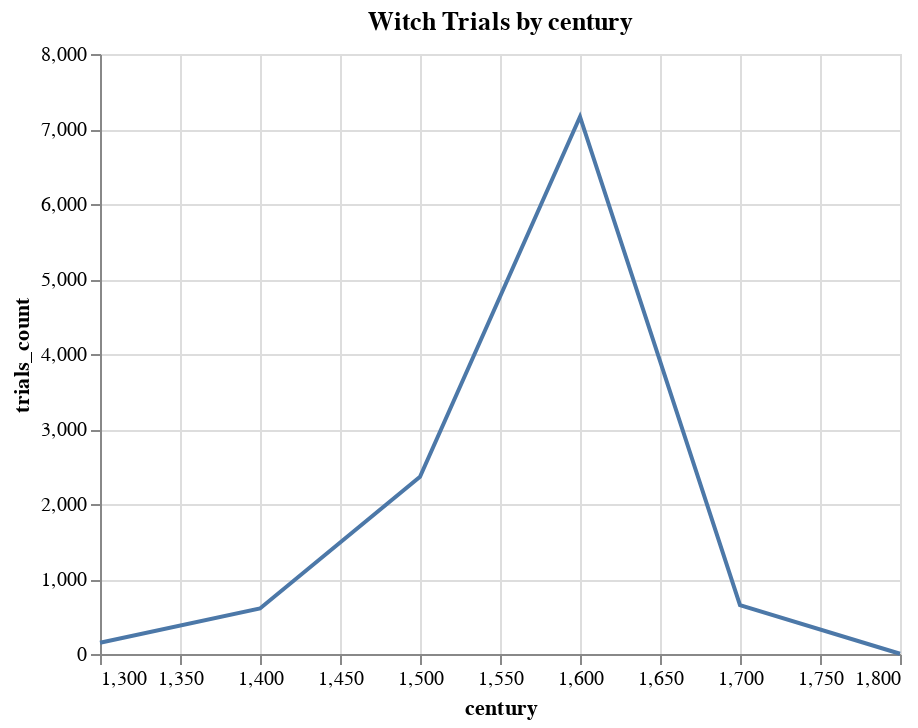

The notebook cell this image was saved under:
### Code cell
# line chart by altair
alt.Chart(trials_by_century).mark_line().encode(
    x=alt.X('century'),
    y=alt.Y('trials_count'),
).properties(
    title={
        'text': 'Witch Trials by century',
    }
)

### Figure 1 — Vega-Lite specification as saved in the notebook (floating-point values rounded to 4 significant figures)
{"$schema": "https://vega.github.io/schema/vega-lite/v4.17.0.json", "config": {"view": {"continuousHeight": 300, "continuousWidth": 400}}, "data": {"name": "data-95c2681c836b8837a427f6e8cddf528f"}, "datasets": {"data-95c2681c836b8837a427f6e8cddf528f": [{"century": 1300, "trials_count": 150}, {"century": 1400, "trials_count": 607}, {"century": 1500, "trials_count": 2364}, {"century": 1600, "trials_count": 7164}, {"century": 1700, "trials_count": 652}, {"century": 1800, "trials_count": 3}]}, "encoding": {"x": {"field": "century", "type": "quantitative"}, "y": {"field": "trials_count", "type": "quantitative"}}, "mark": "line", "title": {"text": "Witch Trials by century"}}
